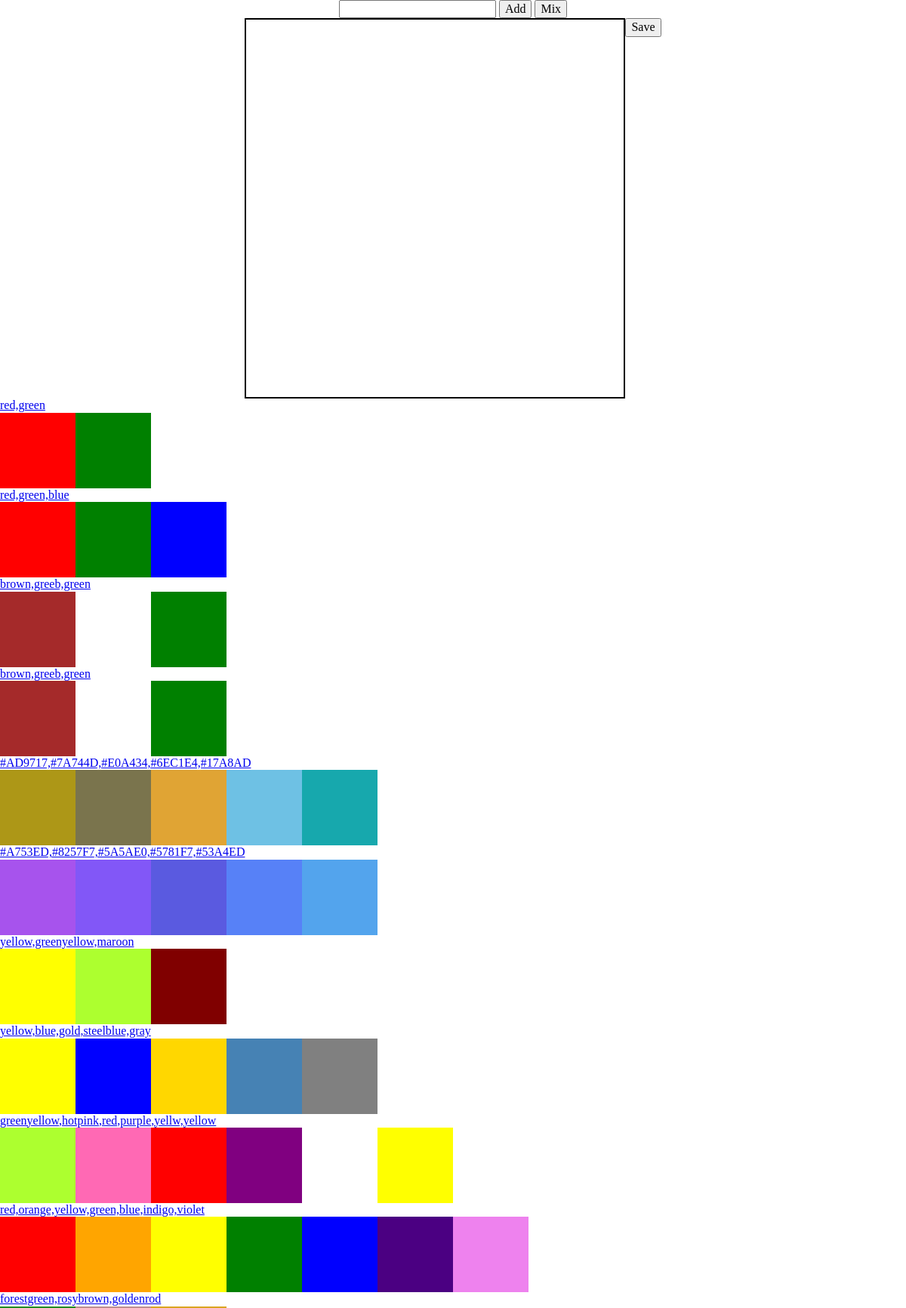
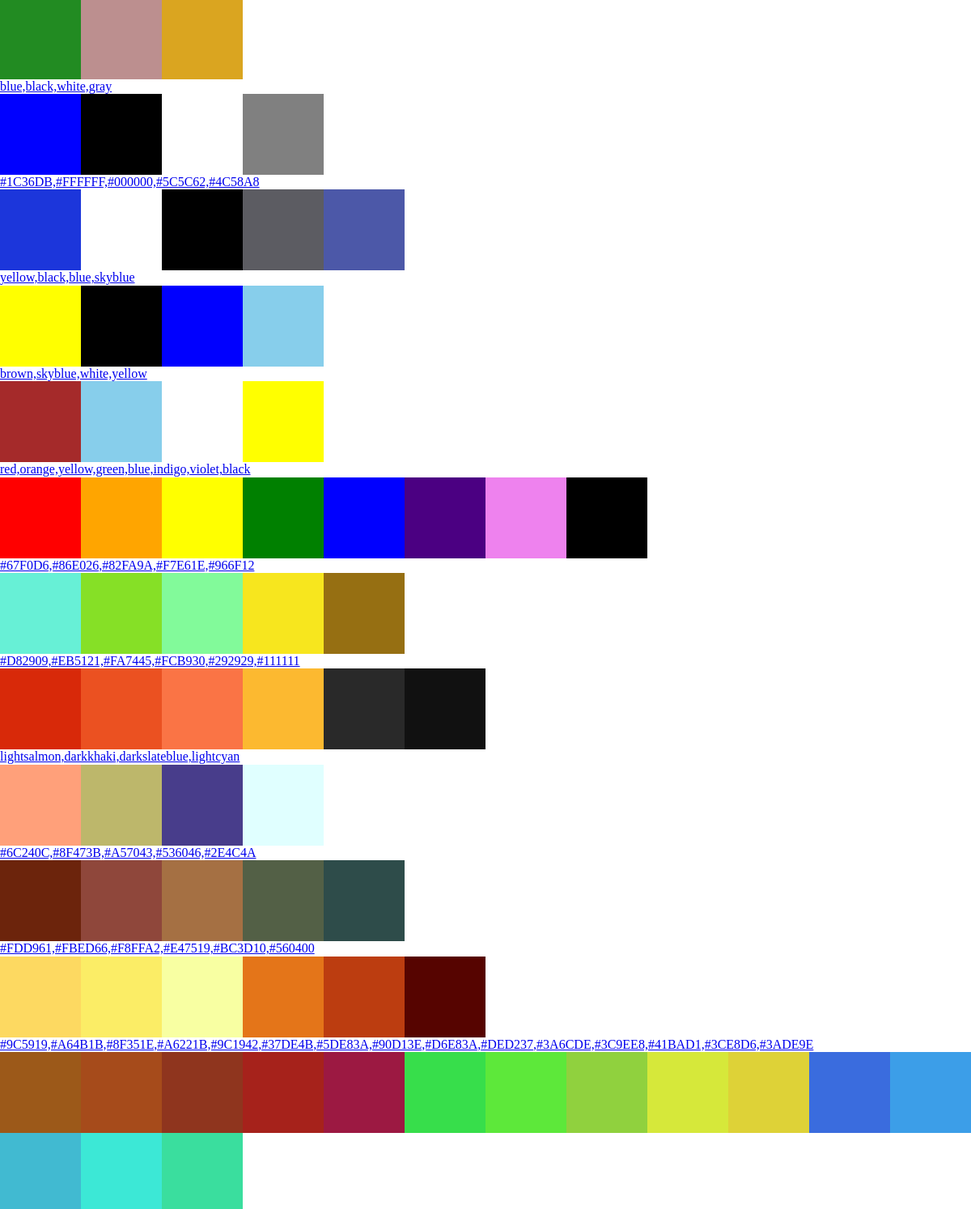
The page / (upper part) on the database its author committed (2 pictures, top to bottom).
### pixel_app/models.py (models this page shows, shortened)
class Palette(models.Model):
    name = models.CharField(max_length=100)
    def __str__(self):
        return self.name

class Color(models.Model):
    name = models.CharField(max_length=100, default="None")
    palette = models.ForeignKey(Palette, on_delete=models.CASCADE)
    def __str__(self):
        return self.name

### pixel_app/views.py (the view)
# urls.py: path('', views.index, name='index'),
def index(request):
    palettes = Palette.objects.all()
    context = {'palettes': palettes}
    for palette in palettes:
        print(palette)
        for color in palette.color_set.all():
            print(color)
    return render(request, 'pixel_app/index.html', context)

### pixel_app/templates/pixel_app/index.html (shortened to what this page needs)
{% load static %}
<head>
    <link rel="stylesheet" type="text/css" href="https://cdnjs.cloudflare.com/ajax/libs/normalize/8.0.1/normalize.min.css">
    <link rel="stylesheet" type="text/css" href="{% static 'pixel_app/css/index.css' %}">
</head>
<main id="app">
    <div id="color-input">
        <input v-model="color">
        <button @click="colorCanvas">Add</button>
        <button v-if="color.length" @click="colorPattern">Mix</button>
    </div>
    <div id="canvas-and-aside">
        <canvas width="500" height="500"></canvas>
        <div id="saved-colors">
            <form action="{% url 'pixel_app:save_palette' %}" method="POST">
                <button v-if="colors.length" @click="saveColor" type="submit">Save</button>
            </form>
        </div>
    </div>
    <div id="palettes">
        <form action="choose-palette" method="POST">
        {% for palette in palettes %}
            <div class="palette">
            <a href="{% url 'pixel_app:choose_palette' id=palette.id %}">{{ palette }}</a>
                <div class="colors">
                {% for color in palette.color_set.all %}
                    <div class="color" style="background:{{color}}"></div>
                {% endfor %}
                </div>
            </div>
        {% endfor %}
        </form>
    </div>
</main>

### pixel_app/static/pixel_app/css/index.css (style rules this page uses)
body, main { display: flex; justify-content: center; align-items: center; min-height: 100vh; }
main { flex-direction: column; }
canvas { border: 2px solid black; }
#canvas-and-aside { display: flex; }
.colors { display: flex; flex-wrap: wrap; }
.color { height: 100px; width: 100px; }

### rows shown on the page
Palette: name "red,green"
Palette: name "red,green,blue"
Palette: name "brown,greeb,green"
Palette: name "brown,greeb,green"
Palette: name "#AD9717,#7A744D,#E0A434,#6EC1E4,#17A8AD"
Palette: name "#A753ED,#8257F7,#5A5AE0,#5781F7,#53A4ED"
Palette: name "yellow,greenyellow,maroon"
Palette: name "yellow,blue,gold,steelblue,gray"
Palette: name "greenyellow,hotpink,red,purple,yellw,yellow"
Palette: name "red,orange,yellow,green,blue,indigo,violet"
Palette: name "forestgreen,rosybrown,goldenrod"
Palette: name "blue,black,white,gray"
Palette: name "#1C36DB,#FFFFFF,#000000,#5C5C62,#4C58A8"
Palette: name "yellow,black,blue,skyblue"
Palette: name "brown,skyblue,white,yellow"
Palette: name "red,orange,yellow,green,blue,indigo,violet,black"
Palette: name "#67F0D6,#86E026,#82FA9A,#F7E61E,#966F12"
Palette: name "#D82909,#EB5121,#FA7445,#FCB930,#292929,#111111"
Palette: name "lightsalmon,darkkhaki,darkslateblue,lightcyan"
Palette: name "#6C240C,#8F473B,#A57043,#536046,#2E4C4A"
Palette: name "#FDD961,#FBED66,#F8FFA2,#E47519,#BC3D10,#560400"
Palette: name "#9C5919,#A64B1B,#8F351E,#A6221B,#9C1942,#37DE4B,#5DE83A,#90D13E,#D6E83A,#DED237,#3A6CDE,#3C9EE8,#41BAD1,#3CE8D6,#3ADE9E"
